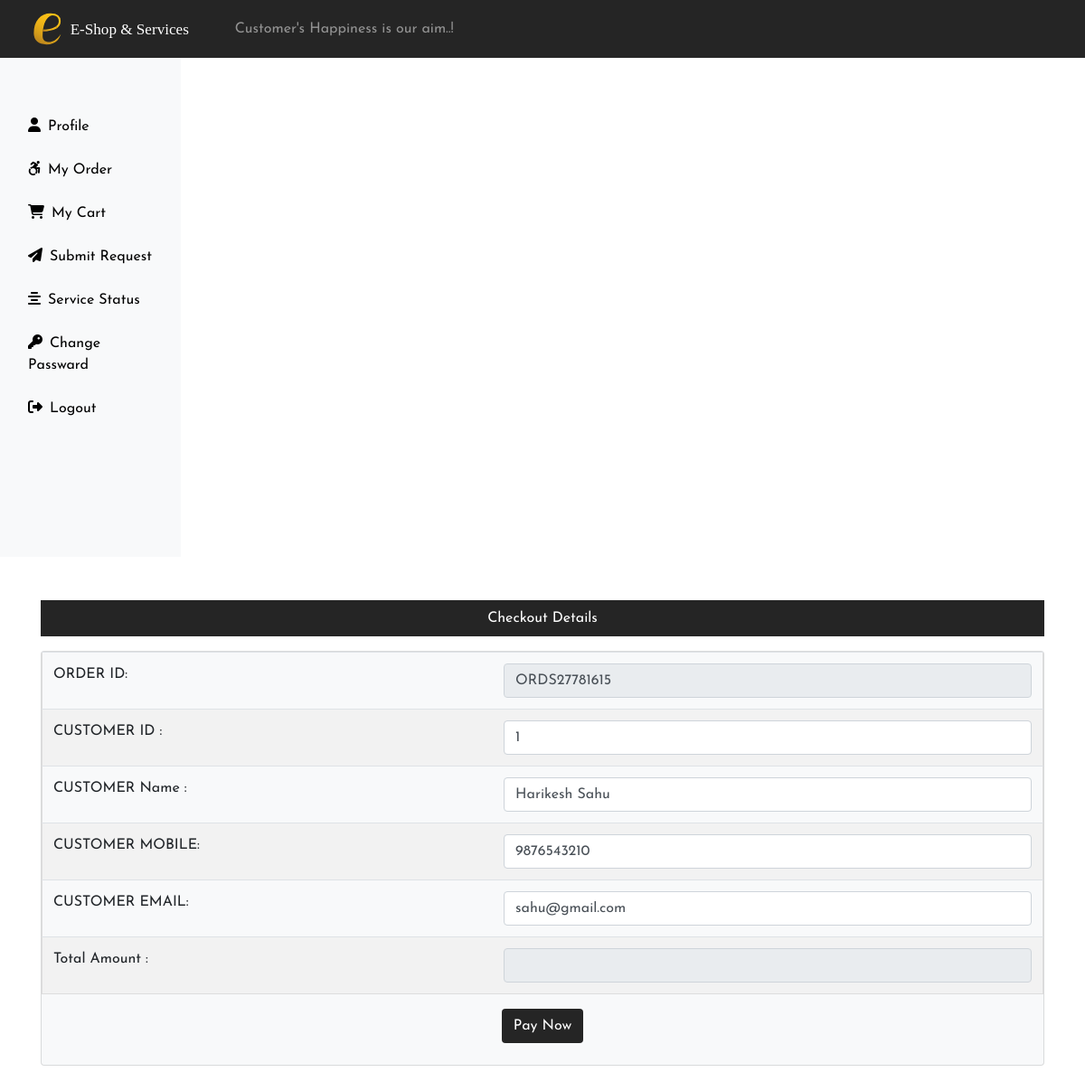
Screenshot of /Requester/checkout.php (signed in) with the database file from the repository.
### tables this page shows
CREATE TABLE IF NOT EXISTS `user` (
  `uid` int(11) NOT NULL AUTO_INCREMENT,
  `name` varchar(255) NOT NULL,
  `email` varchar(255) NOT NULL,
  `mobile` varchar(255) NOT NULL,
  `address` varchar(255) NOT NULL,
  `password` varchar(255) NOT NULL,
  PRIMARY KEY (`uid`)
);

### Requester/checkout.php (the view, shortened to what this page needs)
<?php
include('includes/header.php');
include('../connection.php');
$rEmail=$_SESSION['rEmail'];
$sql ="SELECT * FROM `user` WHERE email ='".$rEmail."'";
 $result= $conn->query($sql);
 if($result->num_rows > 0){
     while($row = $result->fetch_assoc()){
		$userId= $row["uid"];
		$mobile= $row["mobile"];
		$name= $row["name"];
     }
  }
?>
<div class="container py-5">
    <p class="blkColor text-white text-center  p-2">Checkout Details</p>
     <div class=" text-center  card bg-light">
		<form method="post" action="Paytm/PaytmKit/pgRedirect.php">
			<table class="table table-boardered ">
		<tbody>
			<tr>
				<td><label>ORDER ID:</label></td>
				<td><input id="ORDER_ID" tabindex="1" maxlength="20" size="20"
					name="ORDER_ID" autocomplete="off"
					value="<?php echo  "ORDS" . rand(10000,99999999)?>" class="form-control" readonly>
				</td>
			</tr>
			<tr>
				<td><label>CUSTOMER ID :</label></td>
				<td><input id="CUST_ID" tabindex="2" maxlength="12" size="12" name="CUST_ID" autocomplete="off" value="<?php echo $userId;?>" class="form-control"></td>
			</tr>
			<tr>
				<td><label>CUSTOMER Name :</label></td>
				<td><input id="CUST_NAME" tabindex="2" maxlength="12" size="12" name="CUST_NAME" autocomplete="off" value="<?php echo $name;?>" class="form-control"></td>
			</tr>
			<tr>
				<td><label>CUSTOMER MOBILE:</label></td>
				<td><input id="MSISDN" tabindex="4" maxlength="12" size="12" name="MSISDN" autocomplete="off" value="<?php echo $mobile;?>" class="form-control"></td>
			</tr>
			<tr>
				<td><label>CUSTOMER EMAIL:</label></td>
				<td><input id="EMAIL" tabindex="4" maxlength="12" size="12" name="EMAIL" autocomplete="off" value="<?php echo $rEmail; ?>" class="form-control"></td>
			</tr>
			<tr>
				<td><label>Total Amount :</label></td>
				<td><input title="TXN_AMOUNT" tabindex="10"
					type="text" name="TXN_AMOUNT"
					value="<?php echo $amount; ?>" class="form-control" readonly>
				</td>
			</tr>
		</tbody>
		</table>
		<input value="Pay Now" type="submit" class="btn " name="pay"	onclick="">
		</form><br>
	 </div>
 	</div>
<?php include('includes/footer.php');?>

### css/portalStyle.css (style rules this page uses)
body { overflow-x: hidden; }
table { border-collapse: collapse; border-spacing: 0; width: 100%; border: 1px solid #ddd; }
th, td { text-align: left; padding: 16px; }
tr:nth-child(even) { background-color: #f2f2f2; }
* { margin: 0; padding: 0; box-sizing: border-box; font-family: 'Josefin Sans', sans-serif; }
.btn { background-color:#252525; color:#fff; }
.blkColor { background-color:#252525; }

### rows the page displays
user: CUST_ID "1", CUST_NAME "Harikesh Sahu", MSISDN "9876543210"
